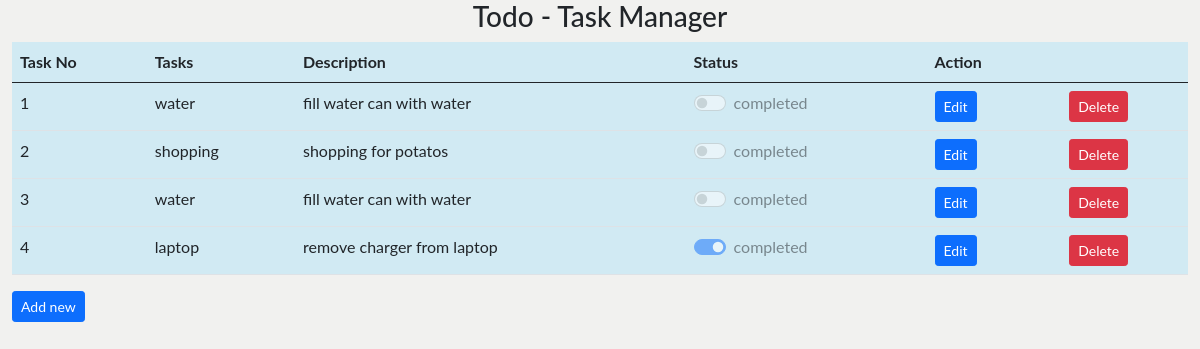
Before: /todo/home/ with the older database file.
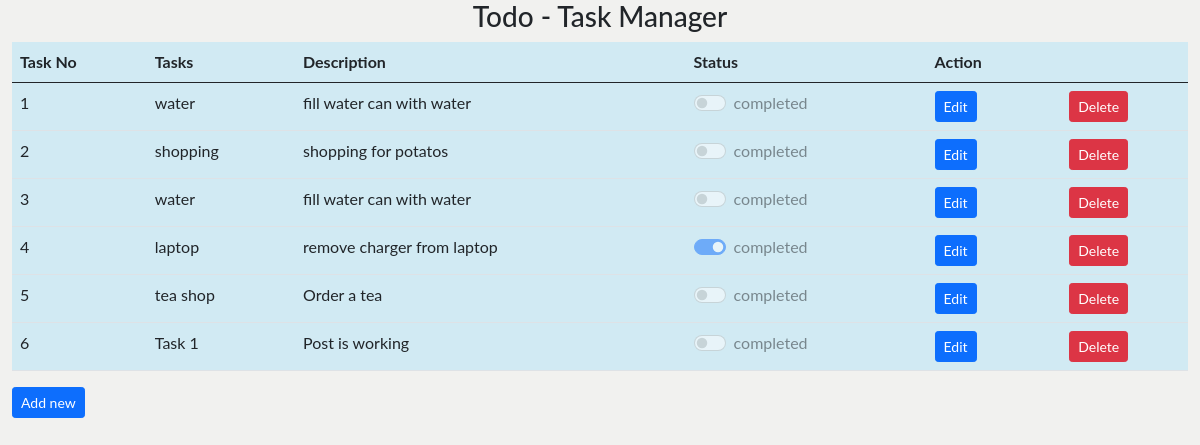
After: the same page with the newer database file.
### todo/models.py (models this page shows, shortened)
class Todo(models.Model):
    title = models.CharField(max_length=100)
    description = models.CharField(max_length=500)
    completed = models.BooleanField(default=False)
    priority = models.IntegerField(choices=[(1, 'Low'), (2, 'Medium'), (3, 'High')])

### todo/views.py (the view)
# urls.py: 2. Add a URL to urlpatterns:  path('', views.home, name='home')
def home(request):
    todos = Todo.objects.all()
    return render(request, 'home.html', {'todos': todos})

### todo/templates/home.html (shortened to what this page needs)
{% extends 'base.html' %} {% load static %}
{% block content %}
<div class="container-fluid">
  <h3>Todo - Task Manager</h3>
  <div class="row">
    <div class="col-md-12">
      <div class="">
        <table class="table table-hover">
          <thead>
            <tr>
              <th>Task No</th>
              <th>Tasks</th>
              <th>Description</th>
              <th>Status</th>
              <th>Action</th>
            </tr>
          </thead>
          <tbody>
            {% for todo in todos %}
            <tr>
              <td>{{ forloop.counter}}</td>
              <td>
                {{todo.title}}
              </td>
              <td>
                {{todo.description}}
              </td>
              <td>
                <div class="form-check form-switch">
                  {% if todo.completed %}
                  <input
                    class="form-check-input"
                    disabled
                    type="checkbox"
                    role="switch"
                    id="flexSwitchCheckDefault"
                    checked
                  />
                  {% else %}
                  <input
                    class="form-check-input"
                    disabled
                    type="checkbox"
                    role="switch"
                    id="flexSwitchCheckDefault"
                  />
                  {% endif %}
                  <label class="form-check-label" for="flexSwitchCheckDefault"
                    >completed</label
                  >
                </div>
              </td>
              <td>
                <div class="row">
                  <div class="col-sm-6">
                    <a
                      href="{% url 'edit_todo' pk=todo.pk %}"
                      class="btn btn-primary btn-sm"
                      >Edit</a
                    >
                  </div>
                  <div class="col-sm-6">
                    <button
                      onclick="deleteTaskConfirmation({{ todo.id }})"
                      class="btn btn-danger btn-sm"
                    >
                      Delete
                    </button>
                  </div>
                </div>
              </td>
            </tr>
            {% endfor %}
          </tbody>
        </table>
        <a href="/todo/create" class="btn btn-primary btn-sm">Add new</a>
      </div>
    </div>
  </div>
</div>
{% endblock %}

Changed rows visible on the page:
added Todo: title "tea shop", description "Order a tea"
added Todo: title "Task 1", description "Post is working"
